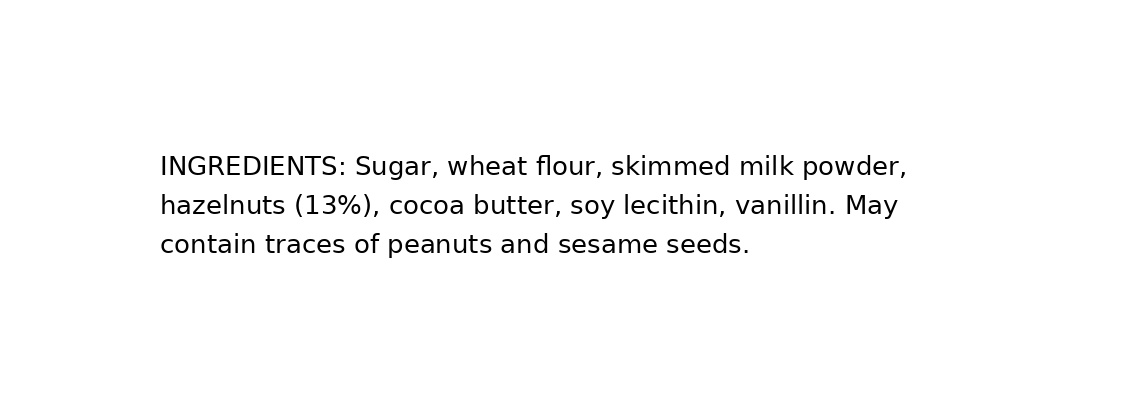
#> input picture tools/scan_data/syn_0_0.jpg, 1140 x 417 px
$ python -i make_synthetic.py   (imports and definitions only)
#> lines starting #> are read from the running program, lines starting #| are printed output that depends on the picture
"""Builds synthetic 'photos' of ingredient labels (for testing the pipeline without real photos)."""
import json, random
from pathlib import Path
import cv2, numpy as np
from PIL import Image, ImageDraw, ImageFont

FONT = "/usr/share/fonts/truetype/dejavu/DejaVuSans.ttf"
LABELS = [
 ("INGREDIENTS: Sugar, wheat flour, skimmed milk powder, hazelnuts (13%), cocoa butter, soy lecithin, "
  "vanillin. May contain traces of peanuts and sesame seeds.",
  {"wheat", "cow_milk", "hazelnut", "soybean", "peanut", "sesame_seed"}),
 ("Ingredients: Water, tomato paste, celery, onion, mustard seed, salt, spice extract. "
  "Produced in a facility that also handles fish and egg.",
  {"celery", "mustard_seed"}),
 ("INGREDIENTS: Rice flour, palm oil, whey powder, almonds, cashews, egg white, salt. Contains: Milk, Egg, Tree Nuts.",
  {"cow_milk", "almond", "cashew", "chicken_egg"}),
]

def render(text, width=900, font_px=26, bg=255, fg=0):
    font = ImageFont.truetype(FONT, font_px)
    img = Image.new("L", (width, 10), bg); d = ImageDraw.Draw(img)
    words, lines, cur = text.split(), [], ""
    for w in words:
        t = (cur + " " + w).strip()
        if d.textlength(t, font=font) > width - 80: lines.append(cur); cur = w
        else: cur = t
    lines.append(cur)
    h = 60 + len(lines) * int(font_px * 1.5)
    img = Image.new("L", (width, h), bg); d = ImageDraw.Draw(img)
    for i, ln in enumerate(lines): d.text((40, 30 + i * int(font_px * 1.5)), ln, font=font, fill=fg)
    return np.array(img)

def to_photo(gray, rot=0, skew=0.0, blur=0.0, noise=0.0, margin=120, bg_dark=False, scale=1.0, seed=0):
    rng = np.random.default_rng(seed)
    g = gray if not bg_dark else 255 - gray
    g = cv2.copyMakeBorder(g, margin, margin, margin, margin, cv2.BORDER_CONSTANT, value=int(g[0, 0]))
    if scale != 1.0: g = cv2.resize(g, None, fx=scale, fy=scale, interpolation=cv2.INTER_AREA)
    if skew:
        h, w = g.shape; m = cv2.getRotationMatrix2D((w/2, h/2), skew, 1.0)
        g = cv2.warpAffine(g, m, (w, h), borderMode=cv2.BORDER_REPLICATE)
    if rot: g = np.rot90(g, k=rot // 90 * -1)   # rot=90 -> clockwise
    if blur: g = cv2.GaussianBlur(g, (0, 0), blur)
    if noise: g = np.clip(g.astype(np.float32) + rng.normal(0, noise, g.shape), 0, 255).astype(np.uint8)
    return cv2.cvtColor(np.ascontiguousarray(g), cv2.COLOR_GRAY2RGB)

def build(out_dir=None):
    out = Path(out_dir) if out_dir is not None else Path(__file__).resolve().parent / "scan_data"
    out.mkdir(exist_ok=True)
    cases = []
    cfgs = [dict(), dict(skew=4.0), dict(rot=90), dict(rot=180), dict(rot=270), dict(bg_dark=True),
            dict(blur=1.2, noise=8), dict(scale=0.55, skew=-3.0), dict(skew=-6.0, rot=90, noise=6)]
    k = 0
    for li, (text, expected) in enumerate(LABELS):
        for ci, cfg in enumerate(cfgs):
            name = f"syn_{li}_{ci}"
            img = to_photo(render(text, font_px=26), seed=k, **cfg); k += 1
            cv2.imwrite(str(out / f"{name}.jpg"), cv2.cvtColor(img, cv2.COLOR_RGB2BGR))
            (out / f"{name}.txt").write_text(text, encoding="utf-8")
            cases.append(name)
    return cases
# [2 lines not run here, left out]

>>> import cv2
>>> picture = cv2.imread('scan_data/syn_0_0.jpg', cv2.IMREAD_GRAYSCALE)
#> picture is the input picture: shape (417, 1140); min 0, max 255, mean 249.5
>>> result = to_photo(picture)
#> in to_photo, `g = cv2.copyMakeBorder(g, margin, margin, margin, margin, cv2.BORDER_C..`:
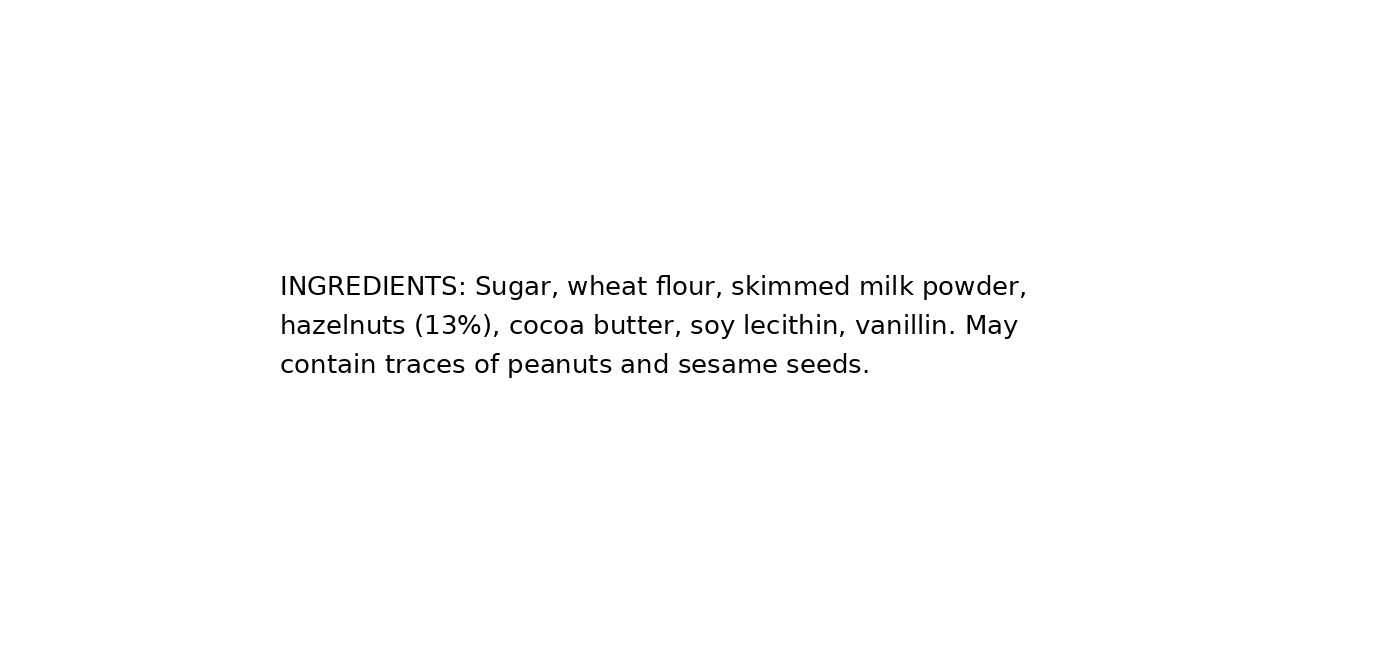
#> g: shape (657, 1380); min 0, max 255, mean 252.1

$ run again, on tools/scan_data/syn_0_2.jpg
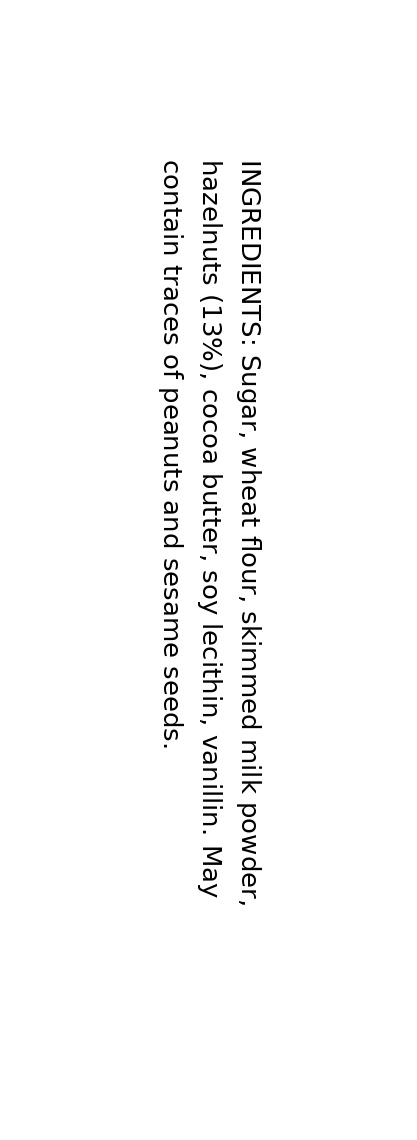
#> input picture tools/scan_data/syn_0_2.jpg, 417 x 1140 px
#> picture is the input picture: shape (1140, 417); min 0, max 255, mean 249.5
#> in to_photo, `g = cv2.copyMakeBorder(g, margin, margin, margin, margin, cv2.BORDER_C..`:
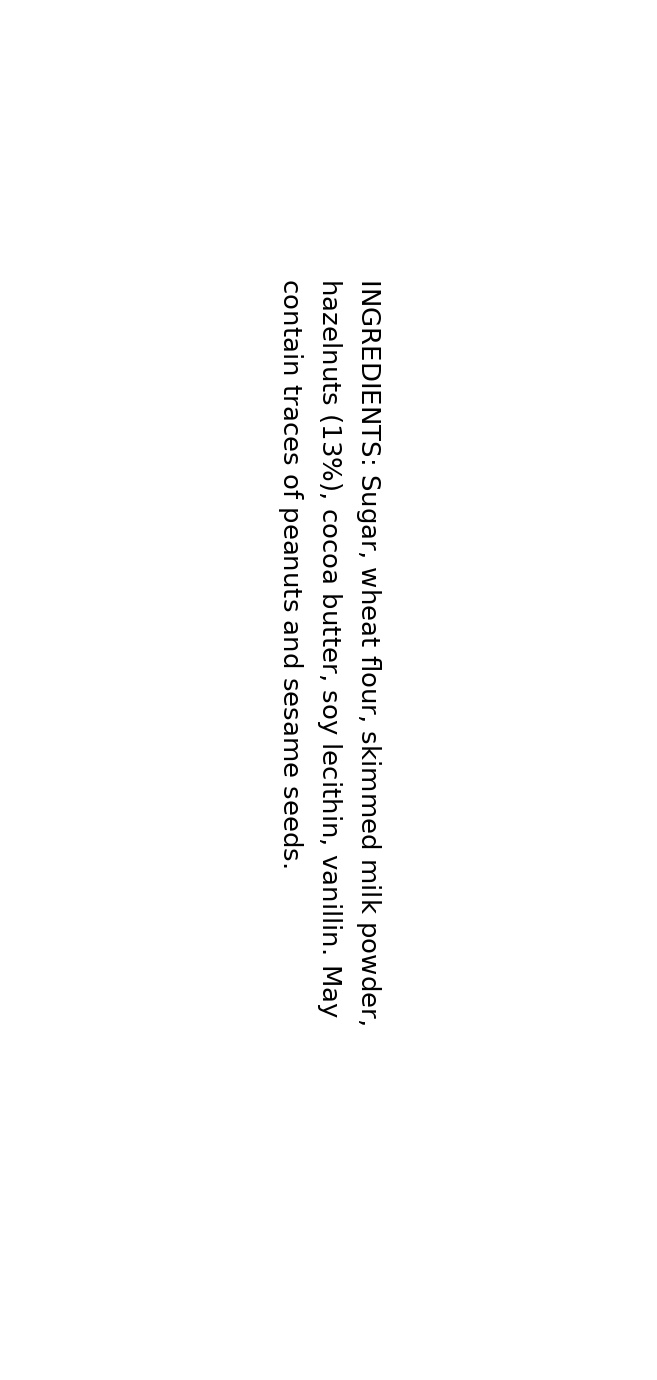
#> g: shape (1380, 657); min 0, max 255, mean 252.1

$ run again, on tools/scan_data/syn_0_3.jpg
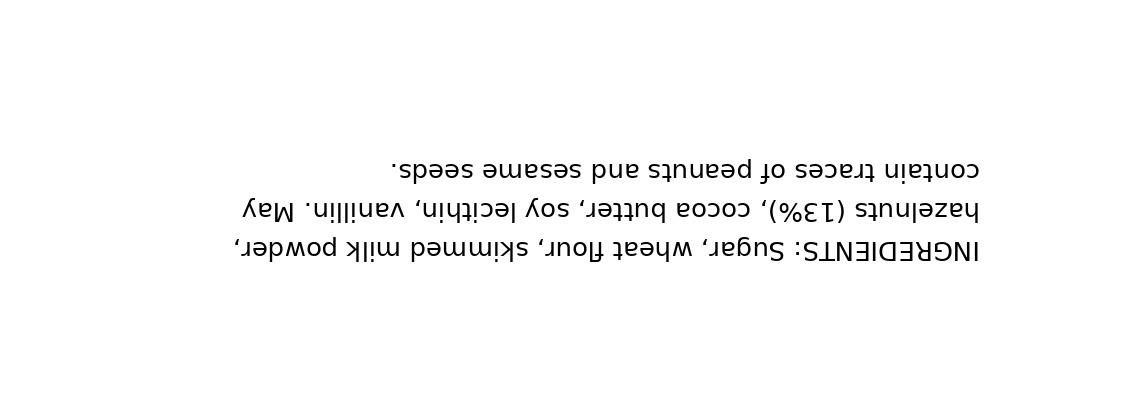
#> input picture tools/scan_data/syn_0_3.jpg, 1140 x 417 px
#> picture is the input picture: shape (417, 1140); min 0, max 255, mean 249.5
#> in to_photo, `g = cv2.copyMakeBorder(g, margin, margin, margin, margin, cv2.BORDER_C..`:
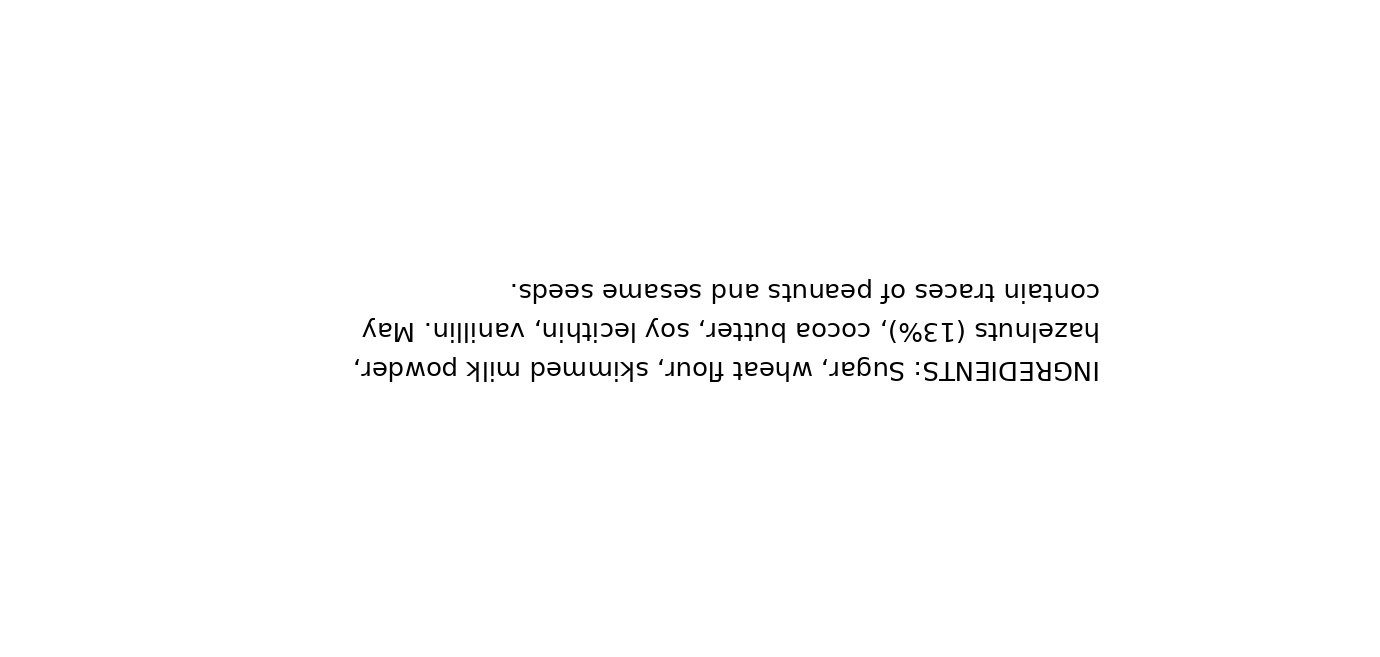
#> g: shape (657, 1380); min 0, max 255, mean 252.1
